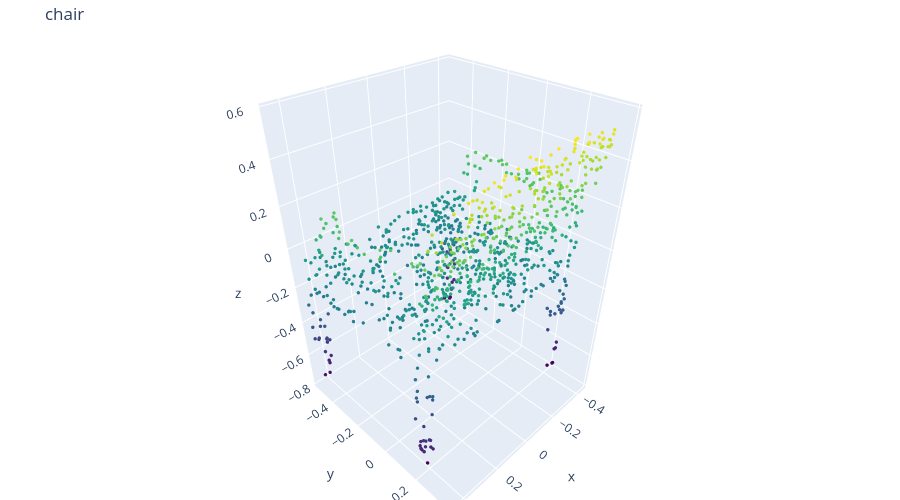

Notebook cell for this chart:
### Code cell
# Version interactive (on peut tourner l'objet avec la souris)
import plotly.graph_objects as go

def show_cloud(points, title=""):
    fig = go.Figure(go.Scatter3d(
        x=points[:, 0], y=points[:, 1], z=points[:, 2], mode="markers",
        marker=dict(size=2, color=points[:, 2], colorscale="Viridis")))
    fig.update_layout(title=title, scene=dict(aspectmode="data"), height=500, margin=dict(l=0, r=0, b=0, t=40))
    fig.show()

idx = 0
show_cloud(X_train[idx], CATEGORIES[y_train[idx]])

### Figure 1 — Plotly figure (JSON) as saved in the notebook; plotly's stock layout.template omitted (floating-point values rounded to 4 significant figures; data arrays with more than 128 entries replaced by an {"elided": "..."} marker saying what was removed)
{"data": [{"marker": {"color": {"elided": "1024 float values"}, "colorscale": [[0, "#440154"], [0.1111, "#482878"], [0.2222, "#3e4989"], [0.3333, "#31688e"], [0.4444, "#26828e"], [0.5556, "#1f9e89"], [0.6667, "#35b779"], [0.7778, "#6ece58"], [0.8889, "#b5de2b"], [1, "#fde725"]], "size": 2}, "mode": "markers", "type": "scatter3d", "x": {"elided": "1024 float values"}, "y": {"elided": "1024 float values"}, "z": {"elided": "1024 float values"}}], "layout": {"height": 500, "margin": {"b": 0, "l": 0, "r": 0, "t": 40}, "scene": {"aspectmode": "data"}, "title": {"text": "chair"}}}
